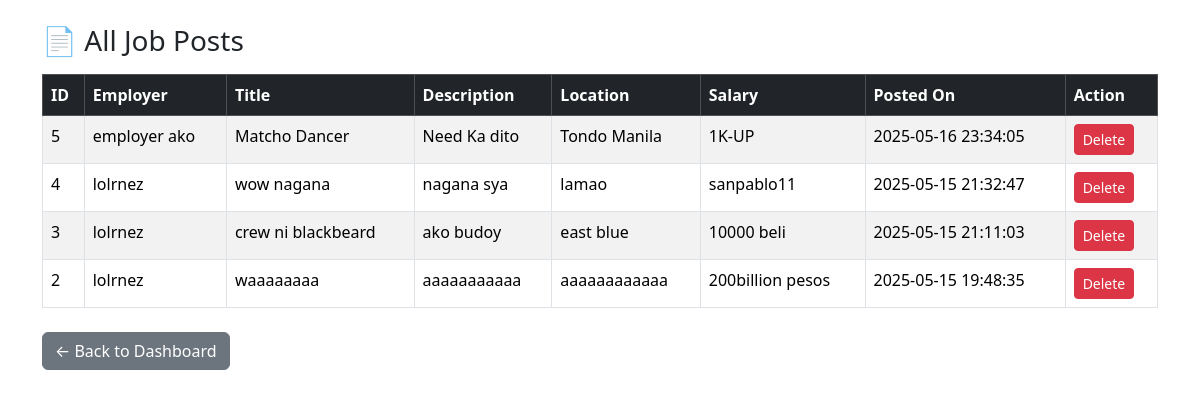
The app's page /admin/view_jobs.php (signed in) with its own data.
### tables this page shows
CREATE TABLE `jobs` (
  `id` int(11) NOT NULL,
  `employer_id` int(11) NOT NULL,
  `title` varchar(255) NOT NULL,
  `description` text NOT NULL,
  `location` varchar(255) DEFAULT NULL,
  `salary` varchar(100) DEFAULT NULL,
  `created_at` datetime DEFAULT current_timestamp()
);

CREATE TABLE `users` (
  `id` int(11) NOT NULL,
  `fullname` varchar(100) NOT NULL,
  `email` varchar(100) NOT NULL,
  `resume` varchar(255) DEFAULT NULL,
  `password` varchar(255) NOT NULL,
  `role` enum('admin','employer','client') NOT NULL,
  `created_at` timestamp NOT NULL DEFAULT current_timestamp()
);

### admin/view_jobs.php (the view, shortened to what this page needs)
<?php
include '../connection.php';
$sql = "SELECT jobs.*, users.fullname AS employer_name FROM jobs
        JOIN users ON jobs.employer_id = users.id
        ORDER BY jobs.created_at DESC";
$result = $conn->query($sql);
?>
<!DOCTYPE html>
<html>
<head>
    <link href="https://cdn.jsdelivr.net/npm/bootstrap@5.3.3/dist/css/bootstrap.min.css" rel="stylesheet">
</head>
<body>
<div class="container mt-4">
    <h3 class="mb-3">📄 All Job Posts</h3>
    <table class="table table-bordered table-striped table-hover">
        <thead class="table-dark">
            <tr>
                <th>ID</th>
                <th>Employer</th>
                <th>Title</th>
                <th>Description</th>
                <th>Location</th>
                <th>Salary</th>
                <th>Posted On</th>
                <th>Action</th>
            </tr>
        </thead>
        <tbody>
            <?php while ($row = $result->fetch_assoc()): ?>
            <tr>
                <td><?= $row['id'] ?></td>
                <td><?= htmlspecialchars($row['employer_name']) ?></td>
                <td><?= htmlspecialchars($row['title']) ?></td>
                <td><?= htmlspecialchars($row['description']) ?></td>
                <td><?= htmlspecialchars($row['location']) ?></td>
                <td><?= htmlspecialchars($row['salary']) ?></td>
                <td><?= $row['created_at'] ?></td>
                <td>
                    <a href="delete_job.php?id=<?= $row['id'] ?>" class="btn btn-sm btn-danger"
                       onclick="return confirm('Delete this job post?');">Delete</a>
                </td>
            </tr>
            <?php endwhile; ?>
        </tbody>
    </table>
    <a href="dashboardadmin.php" class="btn btn-secondary mt-2">← Back to Dashboard</a>
</div>
</body>
</html>

### records on screen
jobs: id "5", users.fullname "employer ako", title "Matcho Dancer", description "Need Ka dito", location "Tondo Manila", salary "1K-UP", created_at "2025-05-16 23:34:05"
jobs: id "4", users.fullname "lolrnez", title "wow nagana", description "nagana sya", location "lamao", salary "sanpablo11", created_at "2025-05-15 21:32:47"
jobs: id "3", users.fullname "lolrnez", title "crew ni blackbeard", description "ako budoy", location "east blue", salary "10000 beli", created_at "2025-05-15 21:11:03"
jobs: id "2", users.fullname "lolrnez", title "waaaaaaaa", description "aaaaaaaaaaa", location "aaaaaaaaaaaa", salary "200billion pesos", created_at "2025-05-15 19:48:35"
